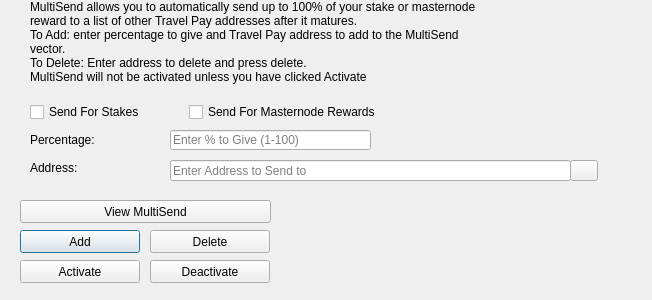
<?xml version="1.0" encoding="UTF-8"?>
<ui version="4.0">
 <class>MultiSendDialog</class>
 <widget class="QDialog" name="MultiSendDialog">
  <property name="windowModality">
   <enum>Qt::NonModal</enum>
  </property>
  <property name="geometry">
   <rect>
    <x>0</x>
    <y>0</y>
    <width>652</width>
    <height>300</height>
   </rect>
  </property>
  <property name="windowTitle">
   <string>MultiSend</string>
  </property>
  <widget class="QLineEdit" name="multiSendPercentEdit">
   <property name="geometry">
    <rect>
     <x>170</x>
     <y>130</y>
     <width>201</width>
     <height>20</height>
    </rect>
   </property>
   <property name="toolTip">
    <string>Enter whole numbers 1 - 100</string>
   </property>
   <property name="placeholderText">
    <string>Enter % to Give (1-100)</string>
   </property>
  </widget>
  <widget class="QLineEdit" name="multiSendAddressEdit">
   <property name="geometry">
    <rect>
     <x>170</x>
     <y>160</y>
     <width>401</width>
     <height>21</height>
    </rect>
   </property>
   <property name="toolTip">
    <string/>
   </property>
   <property name="placeholderText">
    <string>Enter Address to Send to</string>
   </property>
  </widget>
  <widget class="QLabel" name="label_2">
   <property name="geometry">
    <rect>
     <x>30</x>
     <y>0</y>
     <width>451</width>
     <height>121</height>
    </rect>
   </property>
   <property name="lineWidth">
    <number>1</number>
   </property>
   <property name="text">
    <string>MultiSend allows you to automatically send up to 100% of your stake or masternode reward to a list of other Travel Pay addresses after it matures.
To Add: enter percentage to give and Travel Pay address to add to the MultiSend vector.
To Delete: Enter address to delete and press delete.
MultiSend will not be activated unless you have clicked Activate</string>
   </property>
   <property name="alignment">
    <set>Qt::AlignLeading|Qt::AlignLeft|Qt::AlignTop</set>
   </property>
   <property name="wordWrap">
    <bool>true</bool>
   </property>
  </widget>
  <widget class="QLabel" name="message">
   <property name="geometry">
    <rect>
     <x>290</x>
     <y>200</y>
     <width>351</width>
     <height>91</height>
    </rect>
   </property>
   <property name="text">
    <string/>
   </property>
  </widget>
  <widget class="QPushButton" name="addButton">
   <property name="geometry">
    <rect>
     <x>20</x>
     <y>230</y>
     <width>120</width>
     <height>23</height>
    </rect>
   </property>
   <property name="toolTip">
    <string/>
   </property>
   <property name="statusTip">
    <string>Add to MultiSend Vector</string>
   </property>
   <property name="text">
    <string>Add</string>
   </property>
  </widget>
  <widget class="QPushButton" name="disableButton">
   <property name="geometry">
    <rect>
     <x>150</x>
     <y>260</y>
     <width>120</width>
     <height>23</height>
    </rect>
   </property>
   <property name="statusTip">
    <string>Deactivate MultiSend</string>
   </property>
   <property name="text">
    <string>Deactivate</string>
   </property>
  </widget>
  <widget class="QPushButton" name="addressBookButton">
   <property name="geometry">
    <rect>
     <x>570</x>
     <y>160</y>
     <width>28</width>
     <height>21</height>
    </rect>
   </property>
   <property name="toolTip">
    <string>Choose an address from the address book</string>
   </property>
   <property name="text">
    <string/>
   </property>
   <property name="icon">
    <iconset resource="../travelpay.qrc">
     <normaloff>:/icons/address-book</normaloff>:/icons/address-book</iconset>
   </property>
   <property name="shortcut">
    <string>Alt+A</string>
   </property>
   <property name="autoDefault">
    <bool>false</bool>
   </property>
  </widget>
  <widget class="QLabel" name="label">
   <property name="geometry">
    <rect>
     <x>30</x>
     <y>130</y>
     <width>121</width>
     <height>20</height>
    </rect>
   </property>
   <property name="toolTip">
    <string>Percentage of stake to send</string>
   </property>
   <property name="text">
    <string>Percentage:</string>
   </property>
  </widget>
  <widget class="QLabel" name="label_5">
   <property name="geometry">
    <rect>
     <x>30</x>
     <y>160</y>
     <width>111</width>
     <height>16</height>
    </rect>
   </property>
   <property name="toolTip">
    <string>Address to send portion of stake to</string>
   </property>
   <property name="text">
    <string>Address:</string>
   </property>
  </widget>
  <widget class="QPushButton" name="deleteButton">
   <property name="geometry">
    <rect>
     <x>150</x>
     <y>230</y>
     <width>120</width>
     <height>23</height>
    </rect>
   </property>
   <property name="toolTip">
    <string/>
   </property>
   <property name="statusTip">
    <string>Delete Address From MultiSend Vector</string>
   </property>
   <property name="text">
    <string>Delete</string>
   </property>
  </widget>
  <widget class="QPushButton" name="activateButton">
   <property name="geometry">
    <rect>
     <x>20</x>
     <y>260</y>
     <width>120</width>
     <height>23</height>
    </rect>
   </property>
   <property name="statusTip">
    <string>Activate MultiSend</string>
   </property>
   <property name="text">
    <string>Activate</string>
   </property>
  </widget>
  <widget class="QPushButton" name="viewButton">
   <property name="geometry">
    <rect>
     <x>20</x>
     <y>200</y>
     <width>251</width>
     <height>23</height>
    </rect>
   </property>
   <property name="toolTip">
    <string/>
   </property>
   <property name="statusTip">
    <string>View MultiSend Vector</string>
   </property>
   <property name="text">
    <string>View MultiSend</string>
   </property>
  </widget>
  <widget class="QWidget" name="horizontalLayoutWidget">
   <property name="geometry">
    <rect>
     <x>30</x>
     <y>100</y>
     <width>351</width>
     <height>24</height>
    </rect>
   </property>
   <layout class="QHBoxLayout" name="horizontalLayout">
    <item>
     <widget class="QCheckBox" name="multiSendStakeCheckBox">
      <property name="text">
       <string>Send For Stakes</string>
      </property>
     </widget>
    </item>
    <item>
     <widget class="QCheckBox" name="multiSendMasternodeCheckBox">
      <property name="text">
       <string>Send For Masternode Rewards</string>
      </property>
     </widget>
    </item>
   </layout>
  </widget>
 </widget>
 <resources>
  <include location="../travelpay.qrc"/>
 </resources>
 <connections/>
</ui>
